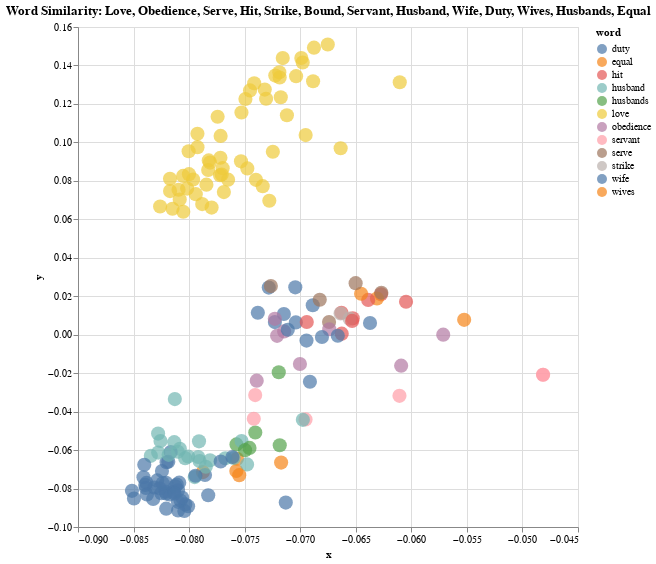

Here is the notebook cell this chart was saved with:
### Markdown cell above
We can put the code from the previous few sections into a single cell and plot the BERT word embeddings for any list of words. Let's look at the words "nature," "religion," "science," and "art."

### Code cell
# List of keywords that you want to compare
keywords = ['love', 'obedience', 'serve','hit','strike','bound','servant','husband','wife','duty','wives','husbands','equal']

# How to color the points in the plot. The other option is "period" for time period
color_by = 'word'

# Get all word positions
word_positions = get_word_positions(keywords)

# Get all contexts around the words
keyword_contexts = []
keyword_contexts_tokens = []
words = []

for position in word_positions:
  words.append(word_lookup[all_word_ids[position]])
  keyword_contexts.append(get_context_clean(position))
  keyword_contexts_tokens.append(get_context(position))

# Reduce word vectors with PCA
pca = PCA(n_components=2)
pca.fit(all_word_vectors[word_positions,:].T)

# Make a DataFrame with PCA results
df_2 = pd.DataFrame({"x": pca.components_[0,:], "y": pca.components_[1,:],
                   "context": keyword_contexts, "tokens": keyword_contexts_tokens, "word": words})
# Match original text and metadata
#df_2[['title', 'author', 'period', 'link']] = df_2.apply(find_original_poem, axis='columns', result_type='expand')
#df_2[['title', 'author', 'period', 'link']] = df_2.apply(find_original_poem)

# Rename columns so that the context shows up as the "title" in the tooltip (bigger and bolded)
#df_2 = df_2.rename(columns={'title': 'poem_title', 'context': 'title'})

# Match original text and metadata
df_2[['title', 'speaker_gender', 'speaker', 'act']] = df_2.apply(find_original_poem, axis='columns', result_type='expand')

# Rename columns so that the context shows up as the "title" in the tooltip (bigger and bolded)
df_2 = df_2.rename(columns={'title': 'poem_title', 'context': 'title'})


# Make the plot
alt.Chart(df_2, title=f"Word Similarity: {', '.join(keywords).title()}").mark_circle(size=200).encode(
    alt.X('x',
        scale=alt.Scale(zero=False)
    ), y="y",
    color= color_by,
    tooltip=['title','speaker_gender', 'speaker', 'act', 'poem_title']
    ).interactive().properties(
    width=500,
    height=500
)
    
    #do the same but seperate out the two texts?

### Figure 1 — Vega-Lite specification as saved in the notebook (floating-point values rounded to 4 significant figures; data arrays with more than 128 entries replaced by an {"elided": "..."} marker saying what was removed)
{"config": {"view": {"continuousWidth": 400, "continuousHeight": 300}}, "data": {"name": "data-6676ffe0e328cbd537b8a828fde4481b"}, "mark": {"type": "circle", "size": 200}, "encoding": {"color": {"field": "word", "type": "nominal"}, "tooltip": [{"field": "title", "type": "nominal"}, {"field": "speaker_gender", "type": "nominal"}, {"field": "speaker", "type": "nominal"}, {"field": "act", "type": "quantitative"}, {"field": "poem_title", "type": "nominal"}], "x": {"field": "x", "scale": {"zero": false}, "type": "quantitative"}, "y": {"field": "y", "type": "quantitative"}}, "height": 500, "selection": {"selector050": {"type": "interval", "bind": "scales", "encodings": ["x", "y"]}}, "title": "Word Similarity: Love, Obedience, Serve, Hit, Strike, Bound, Servant, Husband, Wife, Duty, Wives, Husbands, Equal", "width": 500, "$schema": "https://vega.github.io/schema/vega-lite/v4.17.0.json", "datasets": {"data-6676ffe0e328cbd537b8a828fde4481b": {"elided": "176 records"}}}
